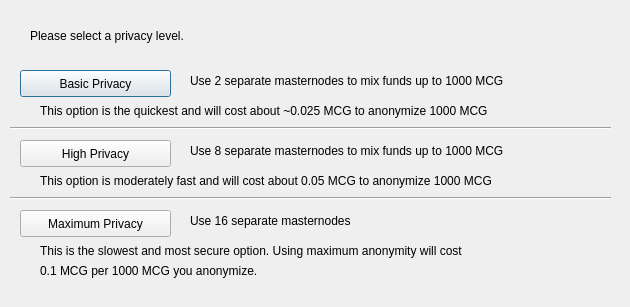
<?xml version="1.0" encoding="UTF-8"?>
<ui version="4.0">
 <class>DarksendConfig</class>
 <widget class="QDialog" name="DarksendConfig">
  <property name="geometry">
   <rect>
    <x>0</x>
    <y>0</y>
    <width>630</width>
    <height>307</height>
   </rect>
  </property>
  <property name="windowTitle">
   <string>Configure PrivateSend</string>
  </property>
  <widget class="QPushButton" name="buttonBasic">
   <property name="geometry">
    <rect>
     <x>20</x>
     <y>70</y>
     <width>151</width>
     <height>27</height>
    </rect>
   </property>
   <property name="text">
    <string>Basic Privacy</string>
   </property>
  </widget>
  <widget class="QPushButton" name="buttonHigh">
   <property name="geometry">
    <rect>
     <x>20</x>
     <y>140</y>
     <width>151</width>
     <height>27</height>
    </rect>
   </property>
   <property name="text">
    <string>High Privacy</string>
   </property>
  </widget>
  <widget class="QPushButton" name="buttonMax">
   <property name="geometry">
    <rect>
     <x>20</x>
     <y>210</y>
     <width>151</width>
     <height>27</height>
    </rect>
   </property>
   <property name="text">
    <string>Maximum Privacy</string>
   </property>
  </widget>
  <widget class="QLabel" name="label">
   <property name="geometry">
    <rect>
     <x>30</x>
     <y>20</y>
     <width>571</width>
     <height>31</height>
    </rect>
   </property>
   <property name="text">
    <string>Please select a privacy level.</string>
   </property>
  </widget>
  <widget class="QLabel" name="label_2">
   <property name="geometry">
    <rect>
     <x>190</x>
     <y>70</y>
     <width>421</width>
     <height>21</height>
    </rect>
   </property>
   <property name="text">
    <string>Use 2 separate masternodes to mix funds up to 1000 MCG</string>
   </property>
  </widget>
  <widget class="QLabel" name="label_3">
   <property name="geometry">
    <rect>
     <x>190</x>
     <y>140</y>
     <width>411</width>
     <height>21</height>
    </rect>
   </property>
   <property name="text">
    <string>Use 8 separate masternodes to mix funds up to 1000 MCG</string>
   </property>
  </widget>
  <widget class="QLabel" name="label_4">
   <property name="geometry">
    <rect>
     <x>190</x>
     <y>210</y>
     <width>421</width>
     <height>21</height>
    </rect>
   </property>
   <property name="text">
    <string>Use 16 separate masternodes</string>
   </property>
  </widget>
  <widget class="QLabel" name="label_6">
   <property name="geometry">
    <rect>
     <x>40</x>
     <y>100</y>
     <width>561</width>
     <height>21</height>
    </rect>
   </property>
   <property name="text">
    <string>This option is the quickest and will cost about ~0.025 MCG to anonymize 1000 MCG</string>
   </property>
  </widget>
  <widget class="QLabel" name="label_7">
   <property name="geometry">
    <rect>
     <x>40</x>
     <y>170</y>
     <width>561</width>
     <height>21</height>
    </rect>
   </property>
   <property name="text">
    <string>This option is moderately fast and will cost about 0.05 MCG to anonymize 1000 MCG</string>
   </property>
  </widget>
  <widget class="QLabel" name="label_8">
   <property name="geometry">
    <rect>
     <x>40</x>
     <y>240</y>
     <width>561</width>
     <height>21</height>
    </rect>
   </property>
   <property name="text">
    <string>This is the slowest and most secure option. Using maximum anonymity will cost</string>
   </property>
  </widget>
  <widget class="QLabel" name="label_9">
   <property name="geometry">
    <rect>
     <x>40</x>
     <y>260</y>
     <width>561</width>
     <height>21</height>
    </rect>
   </property>
   <property name="text">
    <string>0.1 MCG per 1000 MCG you anonymize.</string>
   </property>
  </widget>
  <widget class="Line" name="line">
   <property name="geometry">
    <rect>
     <x>10</x>
     <y>120</y>
     <width>601</width>
     <height>16</height>
    </rect>
   </property>
   <property name="orientation">
    <enum>Qt::Horizontal</enum>
   </property>
  </widget>
  <widget class="Line" name="line_2">
   <property name="geometry">
    <rect>
     <x>10</x>
     <y>190</y>
     <width>601</width>
     <height>16</height>
    </rect>
   </property>
   <property name="orientation">
    <enum>Qt::Horizontal</enum>
   </property>
  </widget>
 </widget>
 <resources/>
 <connections/>
</ui>
